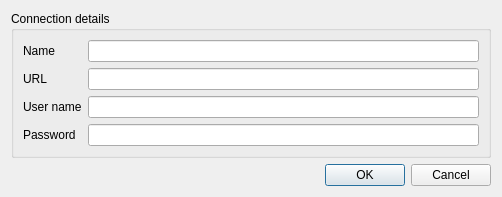
<?xml version="1.0" encoding="UTF-8"?>
<ui version="4.0">
 <class>Dialog</class>
 <widget class="QDialog" name="Dialog">
  <property name="geometry">
   <rect>
    <x>0</x>
    <y>0</y>
    <width>502</width>
    <height>192</height>
   </rect>
  </property>
  <property name="windowTitle">
   <string>Create a new NGW connection</string>
  </property>
  <layout class="QVBoxLayout" name="verticalLayout">
   <item>
    <widget class="QGroupBox" name="groupBox">
     <property name="title">
      <string>Connection details</string>
     </property>
     <layout class="QGridLayout" name="gridLayout">
      <item row="0" column="0">
       <widget class="QLabel" name="label">
        <property name="text">
         <string>Name</string>
        </property>
       </widget>
      </item>
      <item row="0" column="1">
       <widget class="QLineEdit" name="leName"/>
      </item>
      <item row="1" column="0">
       <widget class="QLabel" name="label_2">
        <property name="text">
         <string>URL</string>
        </property>
       </widget>
      </item>
      <item row="1" column="1">
       <widget class="QLineEdit" name="leUrl"/>
      </item>
      <item row="2" column="0">
       <widget class="QLabel" name="label_3">
        <property name="text">
         <string>User name</string>
        </property>
       </widget>
      </item>
      <item row="2" column="1">
       <widget class="QLineEdit" name="leUser"/>
      </item>
      <item row="3" column="0">
       <widget class="QLabel" name="label_4">
        <property name="text">
         <string>Password</string>
        </property>
       </widget>
      </item>
      <item row="3" column="1">
       <widget class="QLineEdit" name="lePassword">
        <property name="echoMode">
         <enum>QLineEdit::Password</enum>
        </property>
       </widget>
      </item>
     </layout>
    </widget>
   </item>
   <item>
    <widget class="QDialogButtonBox" name="buttonBox">
     <property name="orientation">
      <enum>Qt::Horizontal</enum>
     </property>
     <property name="standardButtons">
      <set>QDialogButtonBox::Cancel|QDialogButtonBox::Ok</set>
     </property>
    </widget>
   </item>
  </layout>
 </widget>
 <resources/>
 <connections>
  <connection>
   <sender>buttonBox</sender>
   <signal>accepted()</signal>
   <receiver>Dialog</receiver>
   <slot>accept()</slot>
   <hints>
    <hint type="sourcelabel">
     <x>248</x>
     <y>254</y>
    </hint>
    <hint type="destinationlabel">
     <x>157</x>
     <y>274</y>
    </hint>
   </hints>
  </connection>
  <connection>
   <sender>buttonBox</sender>
   <signal>rejected()</signal>
   <receiver>Dialog</receiver>
   <slot>reject()</slot>
   <hints>
    <hint type="sourcelabel">
     <x>316</x>
     <y>260</y>
    </hint>
    <hint type="destinationlabel">
     <x>286</x>
     <y>274</y>
    </hint>
   </hints>
  </connection>
 </connections>
</ui>
